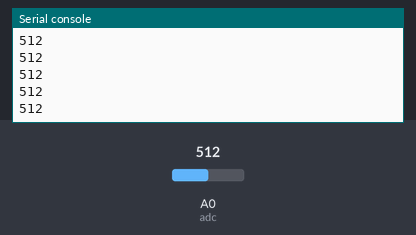
Recording of a program running on a simulated ESP8266 board running MicroPython. Shown: the last lines printed to the serial console. The inputs (shaded band) are chosen by the test bench; at power-on: A0 (adc) = 512 (analog values on the 0–1023 scale).

Above: at 1.2 s.
1.3 s: A0 (adc) set to 716
At 2.1 s:
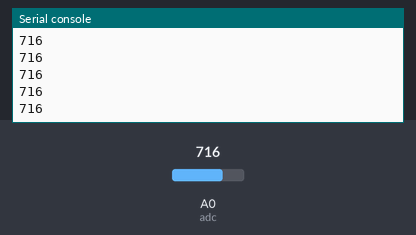
2.8 s: A0 (adc) set to 900
At 3.3 s:
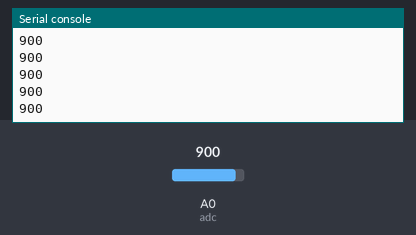
Timing chart, 0 to 5.8 s (numbered marks = the images above; inputs shaded):
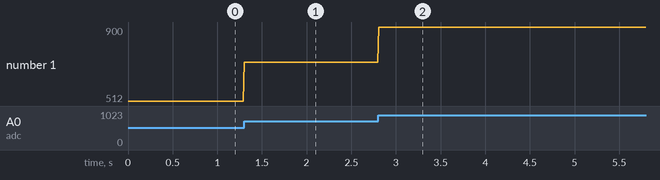

The program:

ky039_adc.py
```python
# KY-039 手指测试心跳传感
# 没有手指时，数值是个稳定小范围波动值；
# 手指靠近时，会随心率慢慢上下起伏波动。

from machine import ADC
from time import sleep
print('a')

adc = ADC(0)

while True:
    v = adc.read()
    print(f'{v}')
    sleep(0.01)
```

Measured:
- after the input at 1.3 s, the serial console: prints a new line at once (image 1)
- after the input at 2.8 s, the serial console: prints a new line at once (image 2)
- plotted number 1: 512 → 716 after the input at 1.3 s, 716 → 900 after the input at 2.8 s
